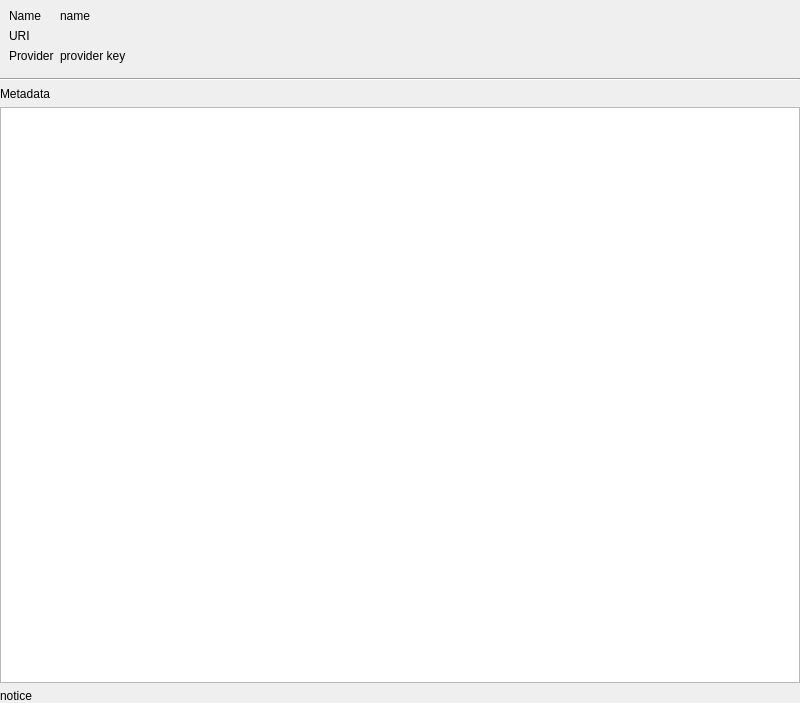
<?xml version="1.0" encoding="UTF-8"?>
<ui version="4.0">
 <class>BrowserLayerPropertiesBase</class>
 <widget class="QWidget" name="BrowserLayerPropertiesBase">
  <property name="geometry">
   <rect>
    <x>0</x>
    <y>0</y>
    <width>800</width>
    <height>703</height>
   </rect>
  </property>
  <layout class="QVBoxLayout" name="verticalLayout">
   <property name="leftMargin">
    <number>0</number>
   </property>
   <property name="topMargin">
    <number>0</number>
   </property>
   <property name="rightMargin">
    <number>0</number>
   </property>
   <property name="bottomMargin">
    <number>0</number>
   </property>
   <item>
    <widget class="QWidget" name="mHeaderWidget" native="true">
     <property name="sizePolicy">
      <sizepolicy hsizetype="Preferred" vsizetype="Minimum">
       <horstretch>0</horstretch>
       <verstretch>0</verstretch>
      </sizepolicy>
     </property>
     <layout class="QGridLayout" name="mHeaderGridLayout">
      <property name="sizeConstraint">
       <enum>QLayout::SetMinimumSize</enum>
      </property>
      <item row="0" column="0">
       <widget class="QLabel" name="mNameTitleLabel">
        <property name="sizePolicy">
         <sizepolicy hsizetype="Preferred" vsizetype="Minimum">
          <horstretch>0</horstretch>
          <verstretch>0</verstretch>
         </sizepolicy>
        </property>
        <property name="text">
         <string>Name</string>
        </property>
       </widget>
      </item>
      <item row="0" column="1">
       <widget class="QLabel" name="mNameLabel">
        <property name="sizePolicy">
         <sizepolicy hsizetype="Expanding" vsizetype="Minimum">
          <horstretch>0</horstretch>
          <verstretch>0</verstretch>
         </sizepolicy>
        </property>
        <property name="text">
         <string>name</string>
        </property>
        <property name="wordWrap">
         <bool>true</bool>
        </property>
       </widget>
      </item>
      <item row="1" column="0">
       <widget class="QLabel" name="mUriTitleLabel">
        <property name="sizePolicy">
         <sizepolicy hsizetype="Preferred" vsizetype="Minimum">
          <horstretch>0</horstretch>
          <verstretch>0</verstretch>
         </sizepolicy>
        </property>
        <property name="text">
         <string>URI</string>
        </property>
       </widget>
      </item>
      <item row="2" column="0">
       <widget class="QLabel" name="mProviderTItleLabel">
        <property name="sizePolicy">
         <sizepolicy hsizetype="Preferred" vsizetype="Minimum">
          <horstretch>0</horstretch>
          <verstretch>0</verstretch>
         </sizepolicy>
        </property>
        <property name="text">
         <string>Provider</string>
        </property>
       </widget>
      </item>
      <item row="2" column="1">
       <widget class="QLabel" name="mProviderLabel">
        <property name="sizePolicy">
         <sizepolicy hsizetype="Expanding" vsizetype="Minimum">
          <horstretch>0</horstretch>
          <verstretch>0</verstretch>
         </sizepolicy>
        </property>
        <property name="text">
         <string>provider key</string>
        </property>
       </widget>
      </item>
     </layout>
    </widget>
   </item>
   <item>
    <widget class="Line" name="mLine">
     <property name="orientation">
      <enum>Qt::Horizontal</enum>
     </property>
    </widget>
   </item>
   <item>
    <widget class="QLabel" name="mMetadataLabel">
     <property name="text">
      <string>Metadata</string>
     </property>
    </widget>
   </item>
   <item>
    <widget class="QTextBrowser" name="mMetadataTextBrowser"/>
   </item>
   <item>
    <widget class="QLabel" name="mNoticeLabel">
     <property name="enabled">
      <bool>true</bool>
     </property>
     <property name="text">
      <string>notice</string>
     </property>
    </widget>
   </item>
  </layout>
 </widget>
 <tabstops>
  <tabstop>mMetadataTextBrowser</tabstop>
 </tabstops>
 <resources/>
 <connections/>
</ui>
